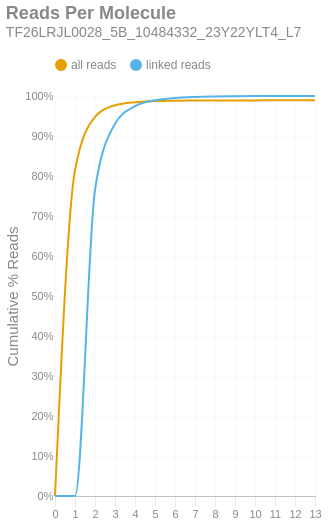

Notebook code cell kept with this figure:
### Markdown cell above
### Reads per Molecule
This chart shows the cumulative distribution of the number of reads per linked molecule. That is, how many alignments are associated with a unique molecule. This excludes the number of reads associated with invalid or absent linked-read barcodes. The `linked` histogram is the percentages recalculated when disregarding singletons.

### Code cell
if SKIPLR:
    print_html(f"Skipped")
else:
    counts = np.bincount(valids['reads'].cast(pl.Int64).to_numpy())
    weighted = counts * np.arange(len(counts))
    all_perc = weighted / n_reads
    linked_perc = weighted / n_linked_reads
    linked_perc[1] = 0
    binned_df = pl.DataFrame({
        'readsper': list(range(len(counts))),
        'all reads (cumsum)': np.cumsum(all_perc).tolist(),
        'linked reads (cumsum)': np.cumsum(linked_perc).tolist(),
    })

    with SafeRender(binned_df):
        (
            density_plot(binned_df, 'Reads Per Molecule', samplename, 'readspmol')
            .encode(
                x=alt.X('readsper:O', title=None).axis(labelAngle=0).scale(padding=0),
                y=alt.Y('value:Q', title='Cumulative % Reads').axis(format='%').stack(False),
                color=alt.Color("key:N").scale(domain=["all reads", "linked reads"]),
                tooltip=[
                    alt.Tooltip("key:N", title="Data Type"),
                    alt.Tooltip("readsper:O", title="Reads Per Molecule"),
                    alt.Tooltip("value:Q", format=".2%", title="% Reads (Cum.)")
                ]            
            )
        ).display()

### Figure 1 — Vega-Lite specification as saved in the notebook (floating-point values rounded to 4 significant figures)
{"width": "container", "height": 400, "config": {"title": {"anchor": "start", "dy": -15, "fontSize": 18, "color": "#888888", "subtitleColor": "#888888", "subtitleFontSize": 14}, "arc": {"fill": "#0072B2"}, "axis": {"domainColor": "#888888", "domainWidth": 0.5, "gridWidth": 0.2, "grid": false, "titleFontWeight": 400, "titleFontSize": 15, "labelFontSize": 11, "labelColor": "#888888", "tickColor": "#888888", "tickWidth": 0.2, "titleColor": "#888888"}, "axisBand": {"grid": false}, "axisX": {"grid": true, "tickSize": 10, "domainCap": "round"}, "axisY": {"domain": false, "grid": true, "tickSize": 0, "domainCap": "round"}, "background": "transparent", "header": {"labelFontSize": 15, "labelColor": "#888888", "titleFontSize": 15, "titleFontWeight": 600, "titleColor": "#888888"}, "legend": {"labelFont": "sans-serif", "labelFontSize": 12, "labelColor": "#888888", "symbolSize": 100, "symbolType": "circle", "titleFontSize": 12, "titlePadding": 10, "titleColor": "#888888", "title": null, "orient": "top"}, "range": {"category": ["#E69F00", "#56B4E9", "#009E73", "#F0E442", "#0072B2", "#D55E00", "#CC79A7", "#000000"], "diverging": ["#cfe8f3", "#a2d4ec", "#73bfe2", "#46abdb", "#1696d2", "#12719e"]}, "area": {"fill": "#0072B2", "fillOpacity": 0.7, "line": true, "strokeOpacity": 0.7}, "line": {"color": "#0072B2", "stroke": "#0072B2", "strokeWidth": 2}, "trail": {"color": "#0072B2", "stroke": "#0072B2", "strokeWidth": 0, "size": 1}, "point": {"filled": true, "fillOpacity": 1.0, "size": 95}, "text": {"color": "#888888", "fontSize": 11, "align": "right", "fontWeight": 400, "size": 11}, "bar": {"fill": "#0072B2", "stroke": null}, "view": {"stroke": null, "continuousWidth": 660, "continuousHeight": 400}}, "data": {"name": "data-ff79259433e8427ffa8e4980ee164698"}, "mark": {"type": "line", "interpolate": "monotone", "point": {"opacity": 0, "size": 275}}, "encoding": {"color": {"field": "key", "scale": {"domain": ["all reads", "linked reads"]}, "type": "nominal"}, "tooltip": [{"field": "key", "title": "Data Type", "type": "nominal"}, {"field": "readsper", "title": "Reads Per Molecule", "type": "ordinal"}, {"field": "value", "format": ".2%", "title": "% Reads (Cum.)", "type": "quantitative"}], "x": {"axis": {"labelAngle": 0}, "field": "readsper", "scale": {"padding": 0}, "title": null, "type": "ordinal"}, "y": {"axis": {"format": "%"}, "field": "value", "stack": false, "title": "Cumulative % Reads", "type": "quantitative"}}, "params": [{"name": "param_c36ac31b6afebe62", "select": {"type": "point", "fields": ["key"]}, "bind": "legend"}], "title": {"text": "Reads Per Molecule", "subtitle": "TF26LRJL0028_5B_10484332_23Y22YLT4_L7"}, "transform": [{"fold": ["all reads (cumsum)", "linked reads (cumsum)"]}, {"calculate": "replace(datum.key, ' (cumsum)', '')", "as": "key"}, {"filter": {"param": "param_c36ac31b6afebe62"}}], "usermeta": {"embedOptions": {"downloadFileName": "TF26LRJL0028_5B_10484332_23Y22YLT4_L7.readspmol"}}, "$schema": "https://vega.github.io/schema/vega-lite/v6.4.1.json", "datasets": {"data-ff79259433e8427ffa8e4980ee164698": [{"readsper": 0, "all reads (cumsum)": 0.0, "linked reads (cumsum)": 0.0}, {"readsper": 1, "all reads (cumsum)": 0.814, "linked reads (cumsum)": 0.0}, {"readsper": 2, "all reads (cumsum)": 0.948, "linked reads (cumsum)": 0.765}, {"readsper": 3, "all reads (cumsum)": 0.9769, "linked reads (cumsum)": 0.9303}, {"readsper": 4, "all reads (cumsum)": 0.9847, "linked reads (cumsum)": 0.9747}, {"readsper": 5, "all reads (cumsum)": 0.9872, "linked reads (cumsum)": 0.9892}, {"readsper": 6, "all reads (cumsum)": 0.9882, "linked reads (cumsum)": 0.995}, {"readsper": 7, "all reads (cumsum)": 0.9887, "linked reads (cumsum)": 0.9975}, {"readsper": 8, "all reads (cumsum)": 0.9889, "linked reads (cumsum)": 0.9987}, {"readsper": 9, "all reads (cumsum)": 0.989, "linked reads (cumsum)": 0.9993}, {"readsper": 10, "all reads (cumsum)": 0.9891, "linked reads (cumsum)": 0.9998}, {"readsper": 11, "all reads (cumsum)": 0.9891, "linked reads (cumsum)": 0.9999}, {"readsper": 12, "all reads (cumsum)": 0.9891, "linked reads (cumsum)": 1.0}, {"readsper": 13, "all reads (cumsum)": 0.9891, "linked reads (cumsum)": 1.0}]}}
